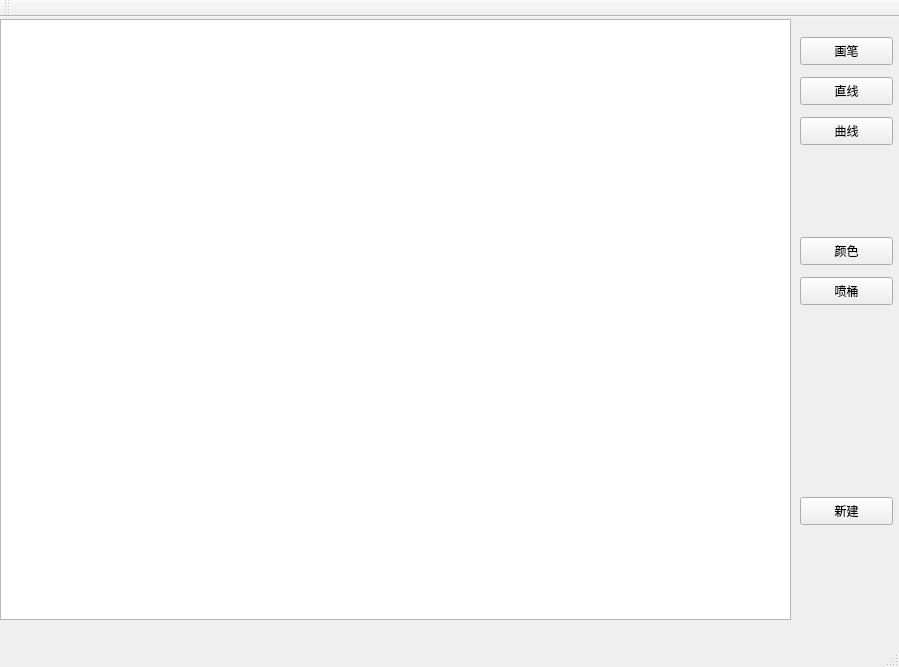
<?xml version="1.0" encoding="UTF-8"?>
<ui version="4.0">
 <class>MainWindow</class>
 <widget class="QMainWindow" name="MainWindow">
  <property name="geometry">
   <rect>
    <x>0</x>
    <y>0</y>
    <width>899</width>
    <height>667</height>
   </rect>
  </property>
  <property name="windowTitle">
   <string>MainWindow</string>
  </property>
  <widget class="QWidget" name="centralWidget">
   <widget class="QGraphicsView" name="graphicsView">
    <property name="geometry">
     <rect>
      <x>0</x>
      <y>2</y>
      <width>791</width>
      <height>601</height>
     </rect>
    </property>
   </widget>
   <widget class="QPushButton" name="pushButton">
    <property name="geometry">
     <rect>
      <x>800</x>
      <y>20</y>
      <width>93</width>
      <height>28</height>
     </rect>
    </property>
    <property name="text">
     <string>画笔</string>
    </property>
   </widget>
   <widget class="QPushButton" name="pushButton_2">
    <property name="geometry">
     <rect>
      <x>800</x>
      <y>60</y>
      <width>93</width>
      <height>28</height>
     </rect>
    </property>
    <property name="text">
     <string>直线</string>
    </property>
   </widget>
   <widget class="QPushButton" name="pushButton_3">
    <property name="geometry">
     <rect>
      <x>800</x>
      <y>100</y>
      <width>93</width>
      <height>28</height>
     </rect>
    </property>
    <property name="text">
     <string>曲线</string>
    </property>
   </widget>
   <widget class="QPushButton" name="pushButton_4">
    <property name="geometry">
     <rect>
      <x>800</x>
      <y>220</y>
      <width>93</width>
      <height>28</height>
     </rect>
    </property>
    <property name="text">
     <string>颜色</string>
    </property>
   </widget>
   <widget class="QPushButton" name="pushButton_5">
    <property name="geometry">
     <rect>
      <x>800</x>
      <y>260</y>
      <width>93</width>
      <height>28</height>
     </rect>
    </property>
    <property name="text">
     <string>喷桶</string>
    </property>
   </widget>
   <widget class="QPushButton" name="pushButton_6">
    <property name="geometry">
     <rect>
      <x>800</x>
      <y>480</y>
      <width>93</width>
      <height>28</height>
     </rect>
    </property>
    <property name="text">
     <string>新建</string>
    </property>
   </widget>
  </widget>
  <widget class="QMenuBar" name="menuBar">
   <property name="geometry">
    <rect>
     <x>0</x>
     <y>0</y>
     <width>899</width>
     <height>23</height>
    </rect>
   </property>
  </widget>
  <widget class="QToolBar" name="mainToolBar">
   <attribute name="toolBarArea">
    <enum>TopToolBarArea</enum>
   </attribute>
   <attribute name="toolBarBreak">
    <bool>false</bool>
   </attribute>
  </widget>
  <widget class="QStatusBar" name="statusBar"/>
 </widget>
 <layoutdefault spacing="6" margin="11"/>
 <resources/>
 <connections/>
</ui>
